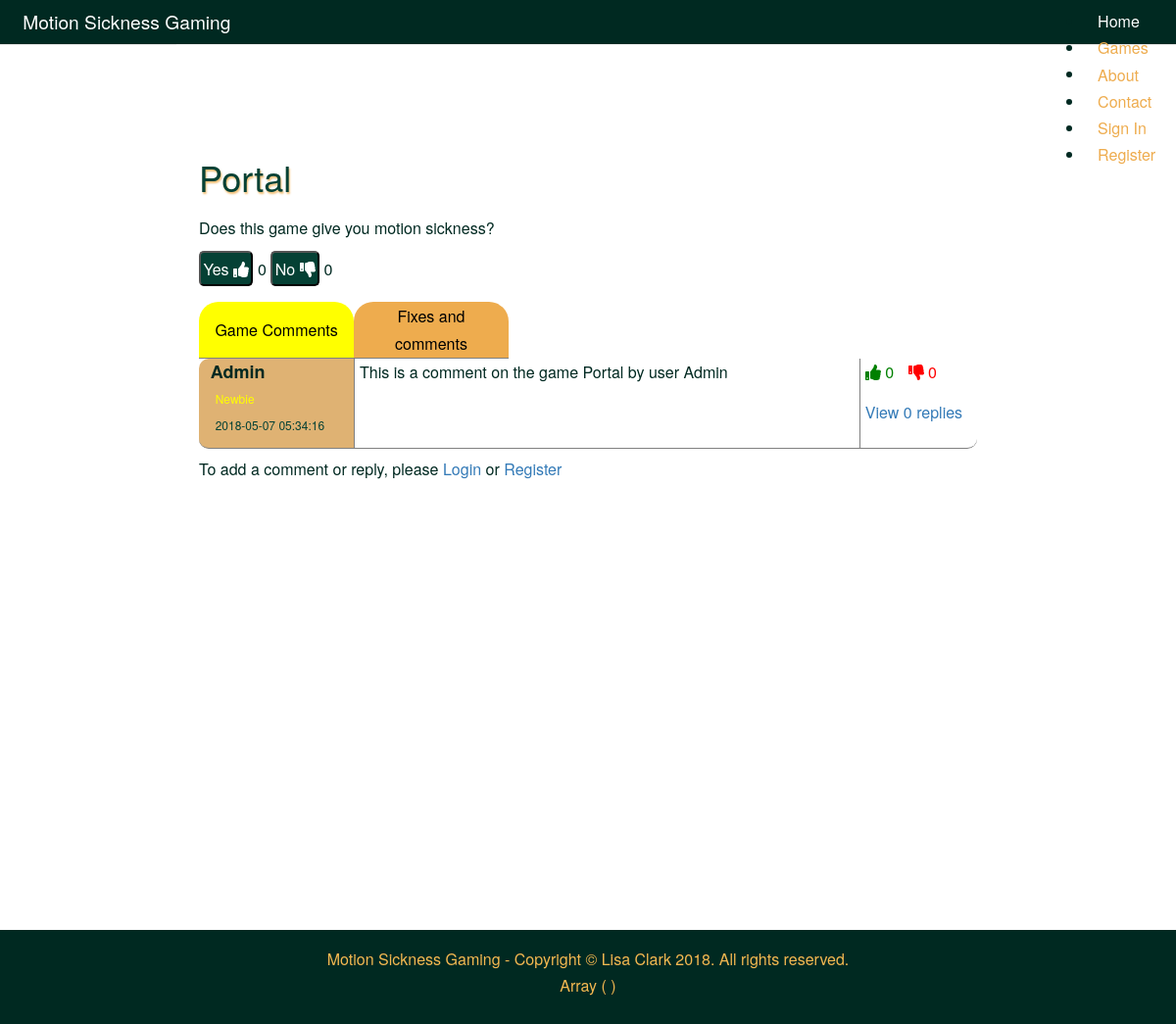
/view/php/individual_games.php?gameID=1, run on the app's committed database.
### tables this page shows
CREATE TABLE `game` (
  `gameID` int(10) UNSIGNED NOT NULL,
  `gameName` varchar(100) NOT NULL,
  `gameThUp` int(10) UNSIGNED NOT NULL,
  `gameThDown` int(10) UNSIGNED NOT NULL,
  `gameDate` datetime NOT NULL DEFAULT CURRENT_TIMESTAMP
);

CREATE TABLE `gamecomm` (
  `gameCommID` int(10) UNSIGNED NOT NULL,
  `gameComment` text NOT NULL,
  `gameCommDateTime` timestamp NOT NULL DEFAULT CURRENT_TIMESTAMP,
  `gameCommThUp` int(10) UNSIGNED NOT NULL,
  `gameCommThDown` int(10) UNSIGNED NOT NULL,
  `userID` int(10) UNSIGNED NOT NULL,
  `gameID` int(10) UNSIGNED NOT NULL,
  `deleted` tinyint(1) NOT NULL
);

CREATE TABLE `user` (
  `userID` int(10) UNSIGNED NOT NULL,
  `username` varchar(30) NOT NULL,
  `password` varchar(512) NOT NULL,
  `userCreateDate` datetime NOT NULL DEFAULT CURRENT_TIMESTAMP,
  `acctStatus` int(10) UNSIGNED NOT NULL
);

### model/dbfunctions.php (called while the page is built, shortened)
<?php
function get_one_game($gameID) {
    $selectonegame = "SELECT * FROM game WHERE gameID='" . $_GET['gameID'] . "'";
    include 'connect.php';
    $stmt = $conn->prepare($selectonegame);
    $result = $stmt->execute();
    return $stmt->fetch(PDO::FETCH_ASSOC);
}
function getGameComments($gameid) {
    $comment = "SELECT user.username, gameComment, gameCommDateTime, gameCommThUp, gameCommThDown, gameComm.userID, gameID, gameCommID
    FROM gamecomm
    INNER JOIN user ON user.userID = gameComm.userID
    WHERE gameID ='" . $gameid . "'
    ORDER BY gameCommDateTime DESC";
    include 'connect.php';
    $stmt = $conn->prepare($comment);
    $stmt->execute();
    return $stmt->fetchAll(PDO::FETCH_ASSOC);
}
function getThumbs($userID) {
    $rep= "SELECT user.userID, user.username, SUM(IFNULL(a.commthumbs,0)+IFNULL(b.commthumbs,0)+IFNULL(c.commthumbs,0)+IFNULL(d.commthumbs,0)) AS 'commthumbs',
    IFNULL(e.fixthumbs,0) AS 'fixthumbs'
    FROM user
    LEFT JOIN (
        SELECT userID, SUM(IFNULL(gameCommThUp,0)-IFNULL(gameCommThDown,0)) AS 'commthumbs'
        FROM gamecomm
        GROUP BY userID) a ON a.userID = user.userID
    LEFT JOIN (
        SELECT userID, SUM(IFNULL(fixCommThUp,0)-IFNULL(fixCommThDown,0)) AS 'commthumbs'
        FROM fixcomm
        GROUP BY userID) b ON b.userID = user.userID
    LEFT JOIN (
        SELECT userID, SUM(IFNULL(replyCommThUp,0)-IFNULL(replyCommThDown,0)) AS 'commthumbs'
        FROM gamereply
        GROUP BY userID) c ON c.userID = user.userID
    LEFT JOIN (
        SELECT userID, SUM(IFNULL(fixReplyThUp,0)-IFNULL(fixReplyThDown,0)) AS 'commthumbs'
        FROM fixreply
        GROUP BY userID) d ON d.userID = user.userID
    LEFT JOIN (
        SELECT userID, SUM(IFNULL(fixThUp,0)-IFNULL(fixThDown,0)) AS 'fixthumbs'
        FROM fix
        GROUP BY userID) e ON e.userID = user.userID
    WHERE user.userID ='" . $userID . "'";
    include 'connect.php';
    $stmt = $conn->prepare($rep);
    $result = $stmt->execute();
    return $stmt->fetch(PDO::FETCH_ASSOC);
}
function getReplyNumber($commID){
    $reply = "SELECT COUNT(*) as 'replies', gameCommID
    FROM gamereply
    WHERE gameCommID = '" . $commID . "'";
    include 'connect.php';
    $stmt = $conn->prepare($reply);
    $result = $stmt->execute();
    return $stmt->fetch(PDO::FETCH_ASSOC);
}
?>

### view/php/individual_games.php (the view, shortened to what this page needs)
<?php
    include 'header.php';
    include 'nav.php';
    include '../../model/connect.php';
    include '../../model/dbfunctions.php';
?>
    <?php
    $gamedetails = get_one_game($_GET['gameID']);
    ?>
<div class="container game-page">
    <div class="game-button">
        <h1 class="inline"><?php echo $gamedetails['gameName'];?></h1>
    </div>
    <div class="gamevote">
        <p>Does this game give you motion sickness?</p>
        <span>
            <button type="button" id="game_yes" class="pure-button thumbs" onclick="updatethumbsup(<?php echo $_GET['gameID']; ?>)">
                Yes <i class="fas fa-thumbs-up"></i>
            </button>
            <span id="thup"><?php echo $gamedetails['gameThUp'];?></span>
            <button type="button" id="game_no" class="pure-button thumbs" onclick="updatethumbsdown(<?php echo $_GET['gameID']; ?>)">
                No <i class="fas fa-thumbs-down"></i>
            </button>
            <span id="thdown"><?php echo $gamedetails['gameThDown'];?></span>
        </span>
    </div>
    <div class="comment-container">
        <div class="pure-button-group tabs" role="group" aria-label="...">
            <button class="tab" onclick="tabOne();" id="tabone">Game Comments</button>
            <button class="tab" onclick="tabTwo();" id="tabtwo">Fixes and comments</button>
        </div>
        <div class="comment-inner">
            <?php
            include 'comments_game.php';
            ?>
        </div>
    </div>
</div>
<?php
    include 'footer.php';
?>

### view/php/comments_game.php (shortened to what this page needs)
<div id="gamecomment">
<?php
$getcomments = getGameComments($_GET['gameID']);
if (!empty($getcomments)) {
    foreach($getcomments as $row) {
    ?>
        <div class="databaseComments" id="#comment_<?php echo $row['gameCommID'] ?>">
            <div class="userinfo">
                <p class="username"><?php echo $row['username'] ?></p>
                <?php
                    $getrep = getThumbs($row['userID']);
                ?>
                <p class="commrep">
                    <?php
                        if($getrep['commthumbs'] <= 50) {
                            echo 'Newbie';
                        } else if($getrep['commthumbs'] > 50 && $getrep['commthumbs'] <= 500) {
                            echo 'Partially Sick Member';
                        } else if($getrep['commthumbs'] > 500) {
                            echo 'Fully Sick Member';
                        }
                    ?>
                </p>
                <p class="date"><?php echo $row['gameCommDateTime'] ?></p>
            </div>
            <div class="actualcomment"><?php echo $row['gameComment'] ?></div>
            <div class="vote">
                <span class="green">
                    <i class="fas fa-thumbs-up"></i>
                    <span><?php echo $row['gameCommThUp'] ?></span>
                </span>
                <span class="red">
                    <i class="fas fa-thumbs-down"></i>
                    <span><?php echo $row['gameCommThDown'] ?></span>
                </span>
            </div>
            <div class="reply">
                <?php
                    $getreplies = getReplyNumber($row['gameCommID']);
                ?>
                <p>
                    <a href="#comment_<?php echo $row['gameCommID'] ?>" onclick="toggleviewreply(<?php echo $row['gameCommID'] ?>);">
                        View <?php echo $getreplies['replies'] ?> replies
                    </a>
                </p>
            </div>
        </div>
    <?php
    }
} else {
    ?>
        <p class="nocomments">No comments to display</p>
<?php
}
    if (isset($_SESSION['loggedin']) && $_SESSION['loggedin'] == true) {
?>
    <div class="addcomment">
        <form class="pure-form pure-form-stacked" id="gameComment" method="post" action="../../controller/addcomment.php">
            <fieldset>
                <textarea name="gamecomment" rows="3" cols="60"></textarea>
                <input type="hidden" name="userID" value="<?php echo $_SESSION['userid'] ?>"/>
                <input type="hidden" name="gameID" value="<?php echo $_GET['gameID'] ?>"/>
                <input type="hidden" name="action_type" value="addgamecomment"/>
                <button type="submit" class="pure-button pure-button-primary">Comment</button>
            </fieldset>
        </form>
    </div>
    <?php
        } else {
    ?>
    <div class="addcomment">
        <p>To add a comment or reply, please <a href="login.php">Login</a> or <a href="register.php">Register</a></p>
    </div>
    <?php
        }
    ?>
</div>

### view/css/layouts/marketing.css (style rules this page uses)
* { -webkit-box-sizing: border-box; -moz-box-sizing: border-box; box-sizing: border-box; }
body { line-height: 1.7em; color: #002921; font-size: 13px; background-image: url(../../img/background.jpg); background-attachment: fixed; }
h1, h2, h3, h4, h5, h6, label { color: #054135; }
.pure-button { background-color: #EEAC4E; color: white; padding: 0.5em 2em; border-radius: 5px; }
@media (min-width: 48em) { body { font-size: 16px; } }

### view/css/style.css (style rules this page uses)
.game-page { padding-top: 80px; margin: 0 auto; background: rgba(255,255,255,0.4); width: 70%; min-height: 1000px; }
.game-page h1 { text-shadow: 1px 2px 2px rgba(238,172,78,0.8); padding-top: 2%; }
.game-page h1, .game-page h2 { padding-left: 1%; }
.gamevote { padding: 1%; }
.inline { display: inline-block; }
.comment-container { width: 100%; margin: 1%; }
.tabs { display: grid; grid-template-columns: 19.5% 19.5% 61%; }
.tab { border-radius: 20px 20px 0px 0px; color: black; border: none; border-bottom: 1px solid grey; }
#tabone { background: yellow; grid-column-start: 1; grid-column-end: 2; grid-row-start: 1; grid-row-end: 4; }
#tabtwo { background: #EEAC4E; grid-column-start: 2; grid-column-end: 3; grid-row-start: 1; grid-row-end: 4; }
.comment-inner { width: 98%; margin-top: 0; padding 0.5em; }
.databaseComments { width: 100%; margin: 0; padding: 0; display: grid; grid-template-columns: 20% 20% 45% 15%; margin-bottom: 5px; }
.userinfo { grid-column-start: 1; grid-column-end: 2; grid-row-start: 1; grid-row-end: 3; padding-left: 1%; border-bottom: 1px solid grey; border-right: 1px solid grey; background-color: rgba(216, 159, 80, 0.8); border-bottom-left-radius: 10px; border-top-left-radius: 10px; margin-bottom: 2px; }
.actualcomment { grid-column-start: 2; grid-column-end: 4; grid-row-start: 1; grid-row-end: 3; padding-left: 1%; padding-right: 1%; border-bottom: 1px solid grey; border-right: 1px solid grey; background: white; margin-bottom: 2px; }
.vote { grid-column-start: 4; grid-column-end: 5; grid-row-start: 1; grid-row-end: 2; padding-left: 5px; background: white; border-top-right-radius: 10px; }
.reply { grid-column-start: 4; grid-column-end: 5; grid-row-start: 2; grid-row-end: 3; padding-left: 5px; border-bottom: 1px solid grey; background: white; border-bottom-right-radius: 10px; margin-bottom: 2px; }
.pure-button.thumbs { background-color: #054135; padding: 0.15em; }
.game-button { min-height: 80px; }
.commrep { color: yellow; font-size: 12px; margin: 0; padding-top: 0; padding-bottom: 0; padding-left: 15px; }
.username { padding-bottom: 0; margin-bottom: 0; font-size: 18px; font-weight: bold; padding-left: 10px; }
.date { font-size: 12px; color: #054135; padding-left: 15px; }
.addcomment { margin-bottom: 200px; }
.green { color: green; padding-right: 2px; }
.red { color: red; padding-right: 2px; }
span.green { padding-right: 10px; }

### data on the page
game: gameName "Portal", gameThUp "0", gameThDown "0"
gamecomm: userID.username "Admin", gameCommDateTime "2018-05-07 05:34:16", gameComment "This is a comment on the game Portal by user Admin", gameCommThUp "0", gameCommThDown "0", replies "0"
